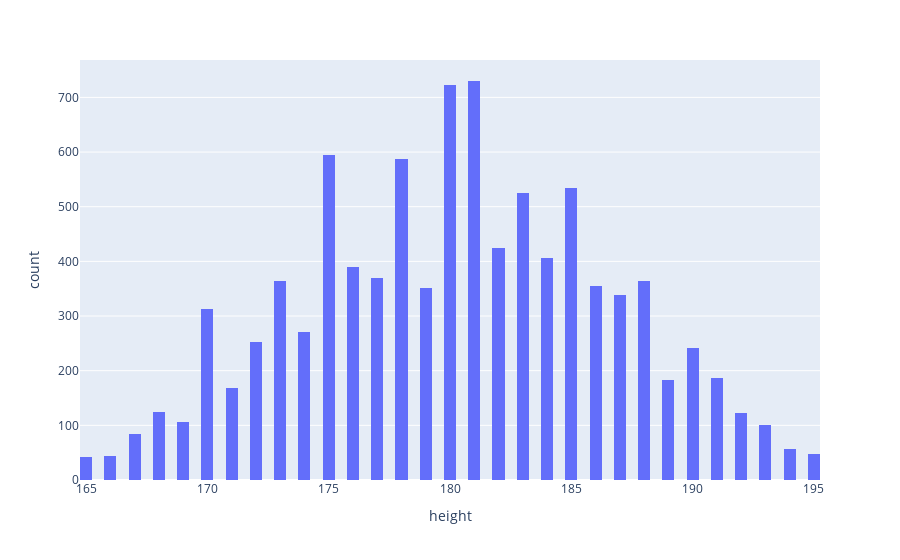

The notebook cell saved with this chart:
### Code cell
filtered_df = df[(df['height'] >= 165) & 
                  (df['height'] <= 195)]

fig = px.histogram(filtered_df, 
                   x='height', 
                   labels={'height': 'height'},
                   nbins=100)

fig.show()

### Figure 1 — Plotly figure (JSON) as saved in the notebook; plotly's stock layout.template omitted (floating-point values rounded to 4 significant figures; data arrays with more than 128 entries replaced by an {"elided": "..."} marker saying what was removed)
{"data": [{"alignmentgroup": "True", "bingroup": "x", "hovertemplate": "height=%{x}<br>count=%{y}<extra></extra>", "legendgroup": "", "marker": {"color": "#636efa", "pattern": {"shape": ""}}, "name": "", "nbinsx": 100, "offsetgroup": "", "orientation": "v", "showlegend": false, "type": "histogram", "x": {"elided": "9402 float values"}, "xaxis": "x", "yaxis": "y"}], "layout": {"barmode": "relative", "legend": {"tracegroupgap": 0}, "margin": {"t": 60}, "xaxis": {"anchor": "y", "domain": [0, 1], "title": {"text": "height"}}, "yaxis": {"anchor": "x", "domain": [0, 1], "title": {"text": "count"}}}}
